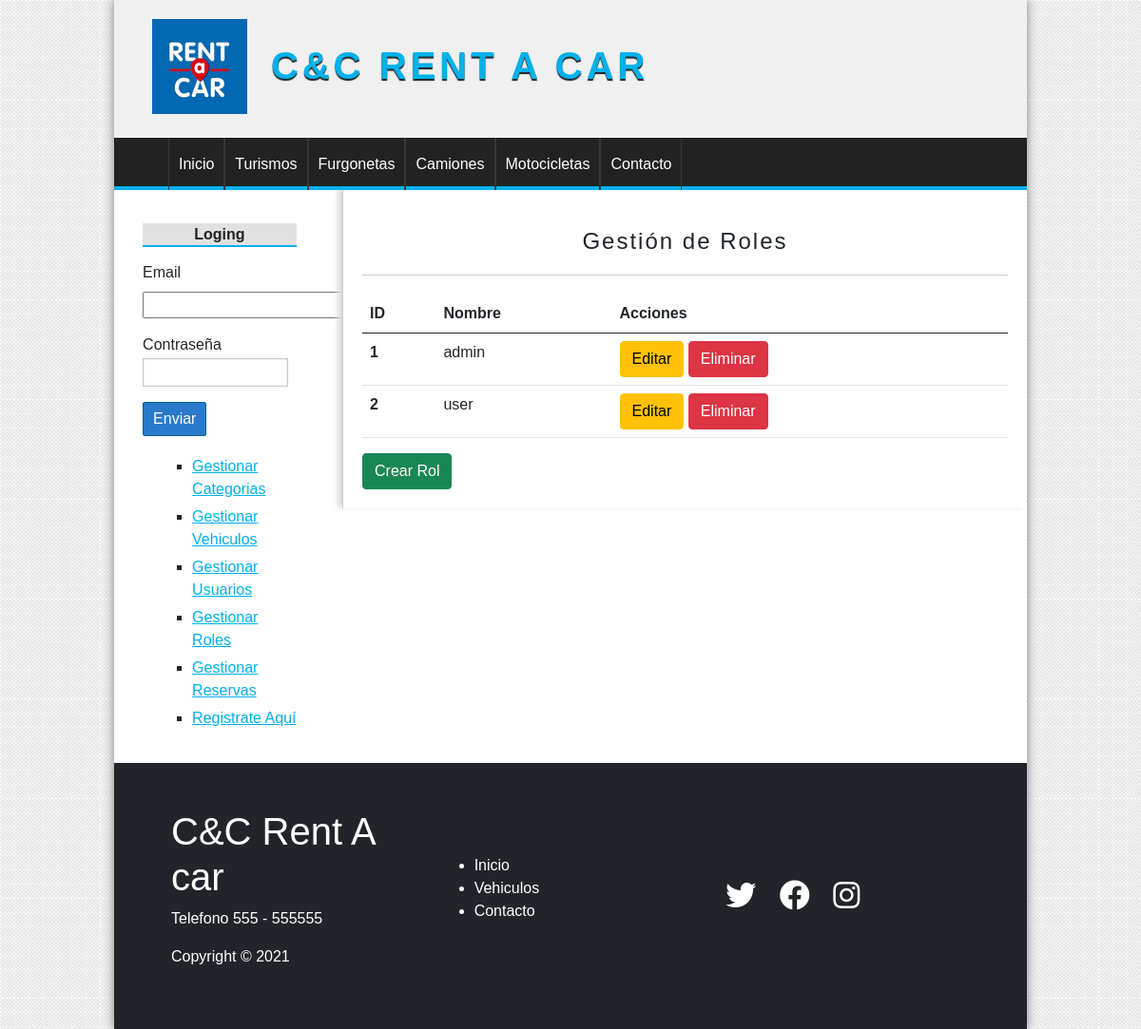
The page /rol/index (signed in) on the database its author committed.
### tables this page shows
CREATE TABLE categorias(
    id INT(255) auto_increment not null,
    nombre VARCHAR(100) not null,

    CONSTRAINT pk_categorias PRIMARY KEY (id)
);

CREATE TABLE roles(
    id INT(255) auto_increment not null,
    nombre VARCHAR(100) not null,

    CONSTRAINT pk_roles PRIMARY KEY (id)
);

### config/db.php (called while the page is built)
<?php
class Database{
    public static function connect(){
        $db = new mysqli('localhost', 'root', '', 'candc_rent_a_car');
        $db->query("SET NAMES 'UTF-8'");
        return $db;
    }
}

### models/categoria.php (called while the page is built, shortened)
<?php
class Categoria{
    private $id;
    private $nombre;
    public function __construct($id = ''){
        $this->db = Database::connect();
        if($id){
            $reg = $this->db->query("SELECT * FROM categorias WHERE id = ".$id);
            $categoria = $reg->fetch_object();
            $this->id = $categoria->id;
            $this->nombre = $categoria->nombre;
        }
        return $this;
    }
    function getId(){
        return $this->id;
    }
    function getNombre(){
        return $this->nombre;
    }
    public static function getAll(){
        $categoria = new Categoria();
        $reg = $categoria->db->query("SELECT id FROM categorias ORDER BY id ASC;");
        $array = array();
        while($cat = $reg->fetch_object()){
            $aux = new Categoria($cat->id);
            $array[$aux->getId()]=$aux;
        }
        return $array;
    }
}

### helpers/utils.php (called while the page is built, shortened)
<?php
require_once 'models/categoria.php';
class Utils
{
    public static function showCategorias(){
        $categorias = Categoria::getAll();
        return $categorias;
    }
}

### controllers/RolController.php (called while the page is built, shortened)
<?php
require_once 'models/rol.php';
class rolController
{
    public function index()
    {
        $rol = new Rol();
        $roles = $rol->getAll();
        require_once 'views/rol/index.php';
    }
}

### models/rol.php (called while the page is built, shortened)
<?php
class Rol{
    private $id;
    private $nombre;
    public function __construct($id = ''){
        $this->db = Database::connect();
        if($id){
            $reg = $this->db->query("SELECT * FROM roles WHERE id = ".$id);
            $rol = $reg->fetch_object();
            $this->id = $rol->id;
            $this->nombre = $rol->nombre;
        }
        return $this;
    }
    function getId(){
        return $this->id;
    }
    function getNombre(){
        return $this->nombre;
    }
    public static function getAll(){
        $rol = new Rol();
        $reg = $rol->db->query("SELECT id FROM roles ORDER BY id ASC;");
        $array = array();
        while($r = $reg->fetch_object()){
            $aux = new Rol($r->id);
            $array[$aux->getId()]=$aux;
        }
        return $array;
    }
}

### views/rol/index.php (the view)
<h1> Gestión de Roles </h1>
<table class="table">
    <thead>
        <tr>
            <th scope="col">ID</th>
            <th scope="col">Nombre</th>
            <th scope="col">Acciones</th>
        </tr>
    </thead>
    <?php foreach ($roles as $rol) { ?>
        <tr>
            <th scope="row"><?= $rol->getId(); ?></th>
            <td><?= $rol->getNombre(); ?></td>
            <td>
                <a class="btn btn-warning m-0" href="<?= base_url ?>rol/editar&id=<?= $rol->getId() ?>">Editar</a></button>
                <a class="btn btn-danger m-0" href="<?= base_url ?>rol/eliminar&id=<?= $rol->getId() ?>">Eliminar</a></button>
            </td>
        </tr>
    <?php } ?>
</table>
<a href="<?= base_url ?>/rol/crear" class="btn btn-success">Crear Rol</a>

### views/layout/header.php (shortened to what this page needs)
<!DOCTYPE html>
<html lang="es">
<head>
    <link href="https://cdn.jsdelivr.net/npm/bootstrap@5.0.0-beta3/dist/css/bootstrap.min.css" rel="stylesheet">
    <link rel="stylesheet" href="<?= base_url ?>assets/css/style.css">
    <link rel="stylesheet" href="https://cdnjs.cloudflare.com/ajax/libs/font-awesome/5.15.3/css/all.min.css" />
</head>
<body>
    <div id="container">
        <header id="header">
            <div id="logo">
                <img src="<?= base_url ?>assets/css/imagenes/Logo.jfif" alt="Logo Vehiculo">
                <h1> C&C Rent A car</h1>
            </div>
        </header>
        <?php $categorias = Utils::showCategorias(); ?>
        <nav id="menu">
            <ul>
                <li><a href="<?=base_url?>"> Inicio</a></li>
                <?php foreach ($categorias as $cat) { ?>
                    <li><a href="<?= base_url ?>categoria/ver&id=<?= $cat->getId() ?>"><?= $cat->getNombre() ?></a></li>
                <?php } ?>
                <li><a href="#"> Contacto</a></li>
            </ul>
        </nav>
        <div id="content">

### assets/css/style.css (style rules this page uses)
* { padding: 0; margin: 0; font-family: sans-serif, Helvetica, Arial; }
body { background: url(../../../imagenes/bg.png); }
a { color: #01b1ea; }
#logo { margin-left: 20px; padding: 20px; float: left; }
#logo img { height: 100px; float: left; }
#logo h1 { float: left; font-size: 40px; letter-spacing: 4px; font-family: 'OpenSans', Helvetica, Arial; text-transform: uppercase; color: #01b1ea; font-weight: bold; margin-top: 25px; margin-left: 25px; text-shadow: 0px 2px 1px #222222; transition: 300ms all; }
#container { width: 80%; margin: 0 auto; box-shadow: 0px 0px 10px gray; background: white; }
header { height: 145px; background: #F0F0F0; }
#menu { clear: both; background: #222; color: white; height: 55px; border-bottom: 4px solid #01b1ea; }
#menu ul { list-style: none; text-decoration: none; margin: 0 auto; margin-left: 25px; }
#menu ul li { line-height: 55px; float: left; border-right:1px solid #363636; }
#menu a { display: block; text-decoration: none; color: white; padding-left: 10px; padding-right: 10px; transition: 700ms all; }
#menu a:first-child { border-left: 1px solid #363636; }
#content { margin: 0 auto; overflow: hidden; background: white; }
#central h1 { font-size: 24px; text-align: center; font-weight: normal; letter-spacing: 2px; border-bottom: 1px solid #ccc; margin-bottom: 20px; padding: 20px; }

### rows shown on the page
categorias: nombre "Turismos"
categorias: nombre "Furgonetas"
categorias: nombre "Camiones"
categorias: nombre "Motocicletas"
roles: id "1", nombre "admin"
roles: id "2", nombre "user"
